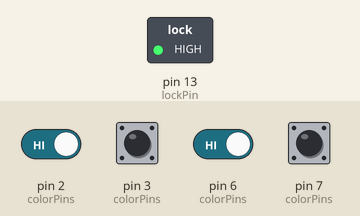
Bench run of a sketch on a simulated Arduino Uno, built with avr-gcc and run on an emulated ATmega328P. On the bench: switched loads named in the sketch (green lamp = pin HIGH). Inputs (shaded band) come from the test bench; at power-on: pin 2 (colorPins), pin 3 (colorPins), pin 6 (colorPins), pin 7 (colorPins) HIGH.

Above: at 1.2 s.
1.3 s: pin 2 (colorPins) driven LOW and pin 6 (colorPins) driven LOW
At 2.2 s:
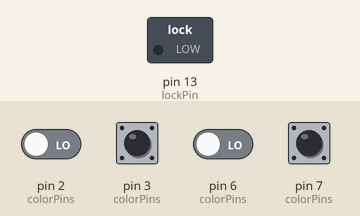
2.8 s: pin 2 (colorPins) driven HIGH
At 3.4 s:
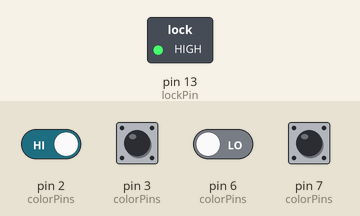
4.3 s: pin 2 (colorPins) driven LOW
At 4.6 s:
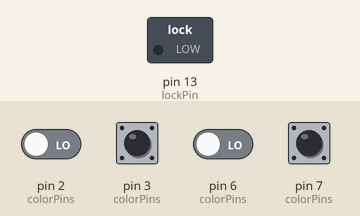
Timing chart, 0 to 7.3 s (numbered marks = the images above; inputs shaded):
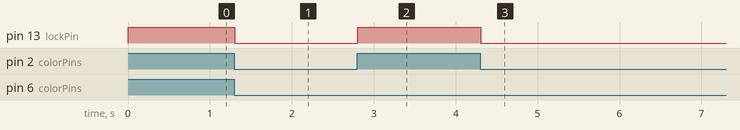

The sketch:

colors.ino
```cpp
enum color {
  red = 0,
  blue = 1,
  yellow = 2
};

const color answer[3][2] = {
  {blue, red},
  {blue, yellow},
  {yellow, red}
};

const int colorPins[3][2] = {
  {2, 3},   // red
  {4, 5},   // blue
  {6, 7}    // yellow
};

const int lockPin = 13;

void setup() {
  Serial.begin(9600);

  for (int* p : colorPins) {
    pinMode(p[0], INPUT_PULLUP);
    pinMode(p[1], INPUT_PULLUP);
  }

  pinMode(lockPin, OUTPUT);
}

void loop() {
  boolean correct = true;
  for (color* c : answer) {
    correct = checkConnected(c) && correct;
  }

  digitalWrite(lockPin, correct ? LOW : HIGH);

  delay(100);
}

boolean checkConnected(color colors[2]) {
  int* onePins = colorPins[colors[0]];
  int* twoPins = colorPins[colors[1]];
  bool result = false;

  for (int i = 0; i < 2 && !result; i++) {
    pinMode(onePins[i], OUTPUT);
    digitalWrite(onePins[i], LOW);
    for (int j = 0; j < 2 && !result; j++) {
      result = !digitalRead(twoPins[j]);
    }

    pinMode(onePins[i], INPUT_PULLUP);
  }

  return result;
}
```

Measured:
- after the input at 1.3 s, pin 13 (lockPin): HIGH → LOW at once
- after the input at 2.8 s, pin 13 (lockPin): LOW → HIGH at once
- after the input at 4.3 s, pin 13 (lockPin): HIGH → LOW at once
